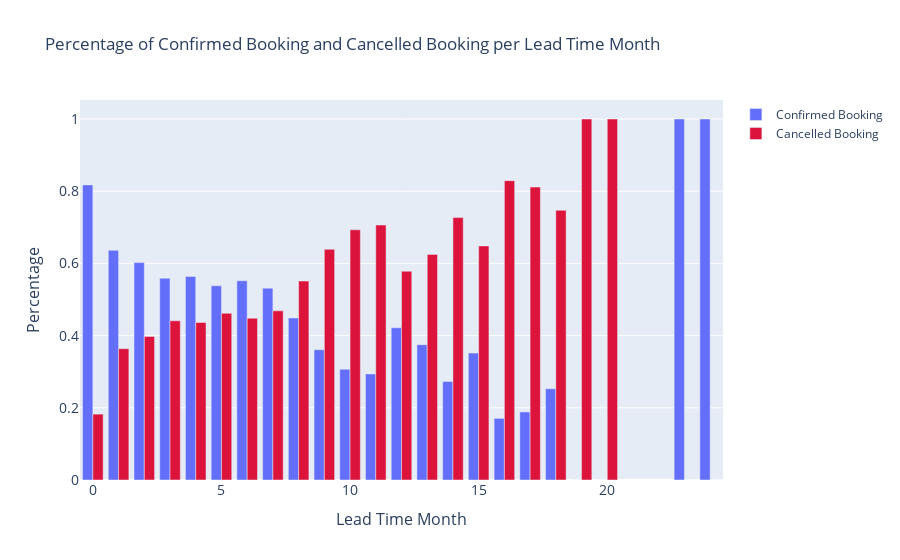

The notebook cell this image was saved under:
### Code cell
lead_time_canceled =  pd.crosstab(df['lead_time_month'], df['is_canceled'], normalize = 'index')
lead_time_canceled_deposit = pd.crosstab(df['lead_time_month'], df['deposit_type'], normalize = 'index')

fig = go.Figure(data=[
    go.Bar(name='Confirmed Booking', x=lead_time_canceled.index, y=lead_time_canceled[0]),
    go.Bar(name='Cancelled Booking', x=lead_time_canceled.index, y=lead_time_canceled[1],marker_color = 'crimson')
])
# Change the bar mode
fig.update_layout(barmode='group', title = 'Percentage of Confirmed Booking and Cancelled Booking per Lead Time Month',
                 yaxis=dict(
                 title='Percentage',
                 titlefont_size=16,
                 tickfont_size=14,)
                ,xaxis=dict(
                 title='Lead Time Month',
                 titlefont_size=16,
                 tickfont_size=14,))
fig.show()


# we can see from the graph booking that has lead time more than 7 months are more likely to be canceled than to be confirmed
# in general the longer the lead time the higher the chances the booking to be cancelled compared to be confirmed

### Figure 1 — Plotly figure (JSON) as saved in the notebook; plotly's stock layout.template omitted (floating-point values rounded to 4 significant figures)
{"data": [{"name": "Confirmed Booking", "type": "bar", "x": [0, 1, 2, 3, 4, 5, 6, 7, 8, 9, 10, 11, 12, 13, 14, 15, 16, 17, 18, 19, 20, 23, 24], "y": [0.8175, 0.6362, 0.6022, 0.559, 0.5635, 0.5381, 0.5519, 0.5315, 0.4488, 0.3609, 0.3069, 0.2938, 0.4217, 0.375, 0.2731, 0.3516, 0.1707, 0.1885, 0.2527, 0, 0, 1, 1]}, {"marker": {"color": "crimson"}, "name": "Cancelled Booking", "type": "bar", "x": [0, 1, 2, 3, 4, 5, 6, 7, 8, 9, 10, 11, 12, 13, 14, 15, 16, 17, 18, 19, 20, 23, 24], "y": [0.1825, 0.3638, 0.3978, 0.441, 0.4365, 0.4619, 0.4481, 0.4685, 0.5512, 0.6391, 0.6931, 0.7062, 0.5783, 0.625, 0.7269, 0.6484, 0.8293, 0.8115, 0.7473, 1, 1, 0, 0]}], "layout": {"barmode": "group", "title": {"text": "Percentage of Confirmed Booking and Cancelled Booking per Lead Time Month"}, "xaxis": {"tickfont": {"size": 14}, "title": {"font": {"size": 16}, "text": "Lead Time Month"}}, "yaxis": {"tickfont": {"size": 14}, "title": {"font": {"size": 16}, "text": "Percentage"}}}}
